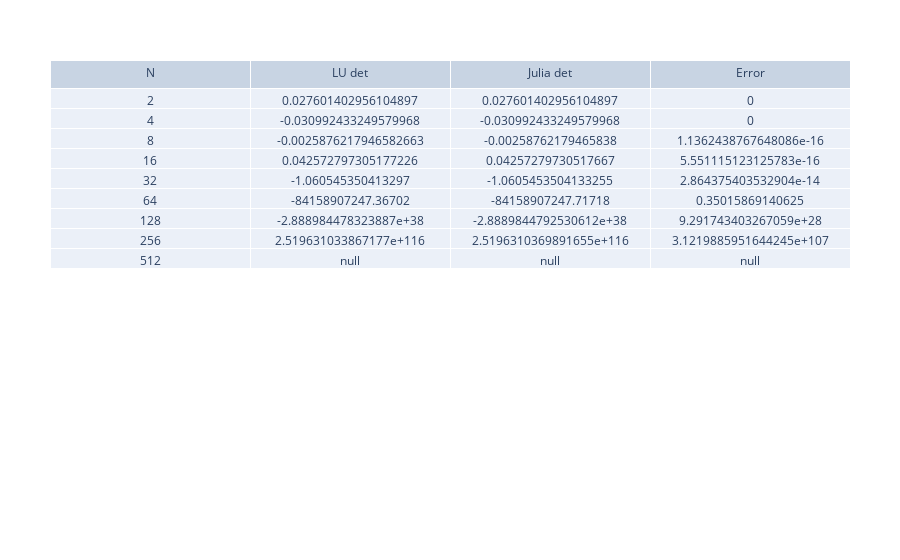

The notebook cell this image was saved under:
### Code cell
using PlotlyJS

plot(
    table(
        header_values=["N", "LU det", "Julia det", "Error"],
        cells_values=[
            2 .^ (1:N),
            lu_dets,
            true_dets,
            abs.(lu_dets .- true_dets)
        ]
    )
)

### Figure 1 — Plotly figure (JSON) as saved in the notebook; plotly's stock layout.template omitted (floating-point values rounded to 4 significant figures)
{"data": [{"cells": {"values": [[2, 4, 8, 16, 32, 64, 128, 256, 512], [0.0276, -0.03099, -0.002588, 0.04257, -1.061, -84160000000.0, -2.889e+38, 2.52e+116, null], [0.0276, -0.03099, -0.002588, 0.04257, -1.061, -84160000000.0, -2.889e+38, 2.52e+116, null], [0, 0, 1.136e-16, 5.551e-16, 2.864e-14, 0.3502, 9.292e+28, 3.122e+107, null]]}, "header": {"values": ["N", "LU det", "Julia det", "Error"]}, "type": "table"}], "layout": {"margin": {"b": 50, "l": 50, "r": 50, "t": 60}}}
